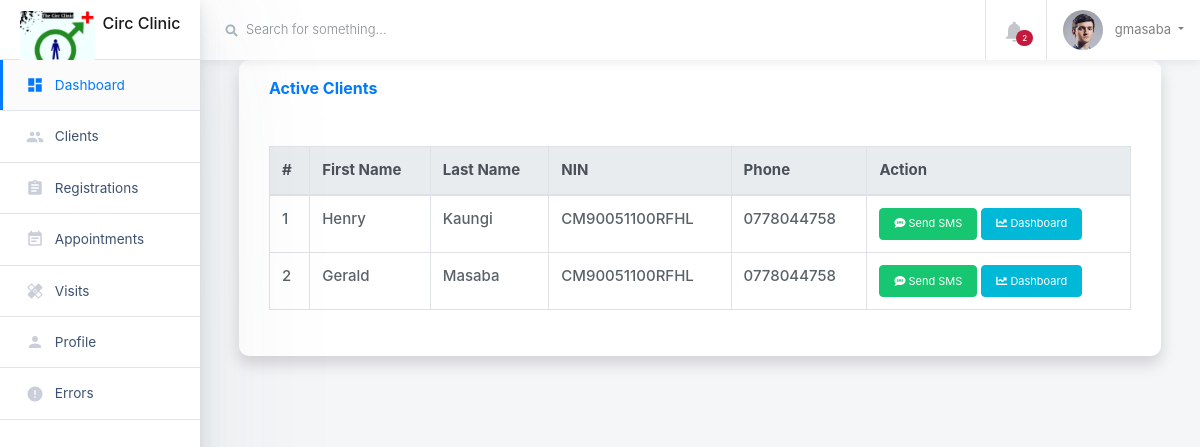
The page /list_clients/ (signed in) on the database as committed earlier.
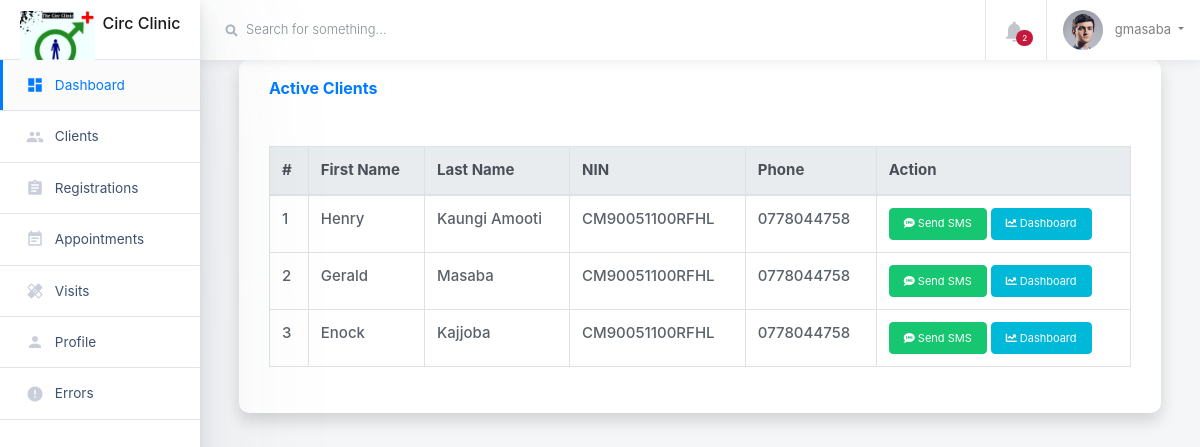
The same page on the database as committed later.
### circumcision/models.py (models this page shows, shortened)
class Client(models.Model):
    first_name = models.CharField(max_length=255)
    last_name = models.CharField(max_length=255)
    nin = models.CharField(max_length=255, verbose_name='National ID Number')
    age = models.PositiveIntegerField(null=True, blank=True)
    EDUCATION_CHOICES = [
        ('none', 'None'),
        ('pre_primary', 'Pre-primary'),
        ('primary', 'Primary'),
        ('o_level', 'O-level'),
        ('a_level', 'A-level'),
    ]
    education_level = models.CharField(max_length=50, choices=EDUCATION_CHOICES, default='none')
    tribe = models.ForeignKey(Tribe, on_delete=models.CASCADE)
    religion = models.ForeignKey(Religion, on_delete=models.CASCADE)
    MARITAL_STATUS_CHOICES = [
        ('never_married', 'Never Married'),
        ('married', 'Married'),
        ('divorced', 'Divorced'),
        ('widowed', 'Widowed'),
    ]
    marital_status = models.CharField(max_length=50, choices=MARITAL_STATUS_CHOICES)
    district_of_residence = models.CharField(max_length=255,null=True, blank=True)
    sub_county = models.CharField(max_length=255)
    parish = models.CharField(max_length=255)
    village = models.CharField(max_length=255)
    client_phone_number = models.CharField(max_length=15,null=True, blank=True)
    next_of_kin_name = models.CharField(max_length=255)
    next_of_kin_phone_number = models.CharField(max_length=15,null=True, blank=True)
    PAYMENT_METHODS = [
        ('cash', 'Cash'),
        ('mobile_money', 'Mobile Money'),
        ('credit_card', 'Credit Card'),
        ('paypal', 'PayPal'),
        ('bank_transfer', 'Bank Transfer'),
        ('others', 'others'),
    ]
    payment_method = models.CharField(max_length=30,choices=PAYMENT_METHODS, blank=True)  # e.g., 'Credit Card', 'PayPal', 'Bank Transfer'
    transaction_id = models.CharField(max_length=100, blank=True)
    payment_decription = models.TextField(blank=True)
    client_consented = models.BooleanField(null=True,default=False)
    date_of_consent = models.DateField(null=True, blank=True)
    consent_form = models.FileField(null=True,upload_to= "concent_forms/")
    eligibility_after_examination = models.BooleanField(default=False)

### circumcision/views.py (the view)
# urls.py: path('list_clients/', list_clients, name='list_clients'),
@login_required
def list_clients(request):
    clients = Client.objects.all()
    return render(request, 'client_list.html', {'clients': clients})

### circumcision/templates/client_list.html (shortened to what this page needs)
{% extends 'base.html' %}
{% block content %}
<div class="container-fluid">
  <div class="row">
      <div class="col">
        <div class="card shadow mb-4">
          <div class="card-header py-3 d-flex justify-content-between align-items-center">
            <h6 class="m-0 font-weight-bold text-primary">Active Clients</h6>
          </div>
          <div class="card-body">
            <div class="table-responsive">
              <table class="table table-bordered" id="dataTable" width="100%" cellspacing="0">
                <thead class="thead-light">
                  <tr>
                    <th>#</th>
                    <th>First Name</th>
                    <th>Last Name</th>
                    <th>NIN</th>
                    <th>Phone</th>
                    <th>Action</th>
                  </tr>
                </thead>
                <tbody>
                  {% for client in clients %}
                  <tr>
                    <td>{{ forloop.counter }}</td>
                    <td>{{ client.first_name }}</td>
                    <td>{{ client.last_name }}</td>
                    <td>{{ client.nin }}</td>
                    <td>{{ client.client_phone_number }}</td>
                    <td>
                      <a href="" class="btn btn-sm btn-success">
                        <i class="fas fa-sms"></i> Send SMS
                      </a>
                      <a href="{% url 'patient_dashbord' client.id %}" class="btn btn-sm btn-info">
                        <i class="fas fa-chart-line"></i> Dashboard
                      </a>
                    </td>
                  </tr>
                  {% empty %}
                  <tr>
                    <td colspan="6" class="text-center text-muted">No active clients found</td>
                  </tr>
                  {% endfor %}
                </tbody>
              </table>
            </div>
          </div>
        </div>
      </div>
  </div>
</div>
{% endblock %}

### circumcision/templates/base.html (shortened to what this page needs)
{% load static %}
{% include 'includes/_header.html' %}
<body class="h-100">
    <div class="container-fluid">
      <div class="row">
        {% include 'includes/_sidebar.html' %}
        <main class="main-content col-lg-10 col-md-9 col-sm-12 p-0 offset-lg-2 offset-md-3">
          <div class="main-navbar sticky-top bg-white">
            <nav class="navbar align-items-stretch navbar-light flex-md-nowrap p-0">
              <form action="#" class="main-navbar__search w-100 d-none d-md-flex d-lg-flex">
                <div class="input-group input-group-seamless ml-3">
                  <div class="input-group-prepend">
                    <div class="input-group-text">
                      <i class="fas fa-search"></i>
                    </div>
                  </div>
                  <input class="navbar-search form-control" type="text" placeholder="Search for something..." aria-label="Search"> </div>
              </form>
              <ul class="navbar-nav border-left flex-row ">
                <li class="nav-item border-right dropdown notifications">
                  <a class="nav-link nav-link-icon text-center" href="#" role="button" id="dropdownMenuLink" data-toggle="dropdown" aria-haspopup="true" aria-expanded="false">
                    <div class="nav-link-icon__wrapper">
                      <i class="material-icons">&#xE7F4;</i>
                      <span class="badge badge-pill badge-danger">2</span>
                    </div>
                  </a>
                </li>
                <li class="nav-item dropdown">
                  {% if request.user.is_authenticated %}
                  <a class="nav-link dropdown-toggle text-nowrap px-3" data-toggle="dropdown" href="#" role="button" aria-haspopup="true" aria-expanded="false">
                    <img class="user-avatar rounded-circle mr-2" src="{% static 'images/avatars/1.jpg' %}" alt="User Avatar">
                    <span class="d-none d-md-inline-block">{{ request.user }}</span>
                  </a>
                      {% endif %}
                </li>
              </ul>
            </nav>
          </div>
          <div class="main-content-container container-fluid px-4">
            {% block content %}
            {% endblock %}
          </div>
        </main>
      </div>
    </div>
  </body>
</html>

### circumcision/templates/includes/_header.html (shortened to what this page needs)
{% load static %}
<!doctype html>
<html class="no-js h-100" lang="en">
  <head>
    <link href="https://use.fontawesome.com/releases/v5.0.6/css/all.css" rel="stylesheet">
    <link rel="stylesheet" href="https://stackpath.bootstrapcdn.com/bootstrap/4.1.3/css/bootstrap.min.css">
    <link rel="stylesheet" id="main-stylesheet" data-version="1.1.0" href="{% static 'styles/shards-dashboards.1.1.0.min.css' %}">
    <link rel="stylesheet" href="{% static 'styles/extras.1.1.0.min.css' %}">
<link rel="stylesheet" type="text/css" href="https://cdn.datatables.net/1.11.3/css/jquery.dataTables.min.css">
  </head>

### circumcision/templates/includes/_sidebar.html (shortened to what this page needs)
{% load static %}
<aside class="main-sidebar col-12 col-md-3 col-lg-2 px-0">
  <div class="main-navbar">
    <nav class="navbar align-items-stretch navbar-light bg-white flex-md-nowrap border-bottom p-0">
      <a class="navbar-brand w-100 mr-0" href="#" style="line-height: 25px;">
        <div class="d-table m-auto">
          <img id="main-logo" class="d-inline-block align-top mr-1" style="max-width: 75px;" src="{% static 'images/logo.jpeg' %}" alt="Clinic Logo">
          <span class="d-none d-md-inline ml-1">Circ Clinic</span>
        </div>
      </a>
    </nav>
  </div>
  <div class="nav-wrapper">
    <ul class="nav flex-column">
      <li class="nav-item">
        <a class="nav-link active" href="{% url 'index' %}">
          <i class="material-icons">dashboard</i>
          <span>Dashboard</span>
        </a>
      </li>
      <li class="nav-item">
        <a class="nav-link" href="{% url 'list_clients' %}">
          <i class="material-icons">people</i>
          <span>Clients</span>
        </a>
      </li>
      <li class="nav-item">
        <a class="nav-link" href="{% url 'client_registrations' %}">
          <i class="material-icons">assignment</i>
          <span>Registrations</span>
        </a>
      </li>
      <li class="nav-item">
        <a class="nav-link" href="">
          <i class="material-icons">event_note</i>
          <span>Appointments</span>
        </a>
      </li>
      <li class="nav-item">
        <a class="nav-link" href="">
          <i class="material-icons">healing</i>
          <span>Visits</span>
        </a>
      </li>
      <li class="nav-item">
        <a class="nav-link" href="">
          <i class="material-icons">person</i>
          <span>Profile</span>
        </a>
      </li>
      <li class="nav-item">
        <a class="nav-link" href="">
          <i class="material-icons">error</i>
          <span>Errors</span>
        </a>
      </li>
    </ul>
  </div>
</aside>

### circumcision/templates/includes/_scripts.html (shortened to what this page needs)
{% load static %}

Rows that differ between the two databases and show on the page:
changed Client "Henry": last_name "Kaungi" → "Kaungi Amooti"
added Client: first_name "Enock", last_name "Kajjoba", nin "CM90051100RFHL", client_phone_number "0778044758"
